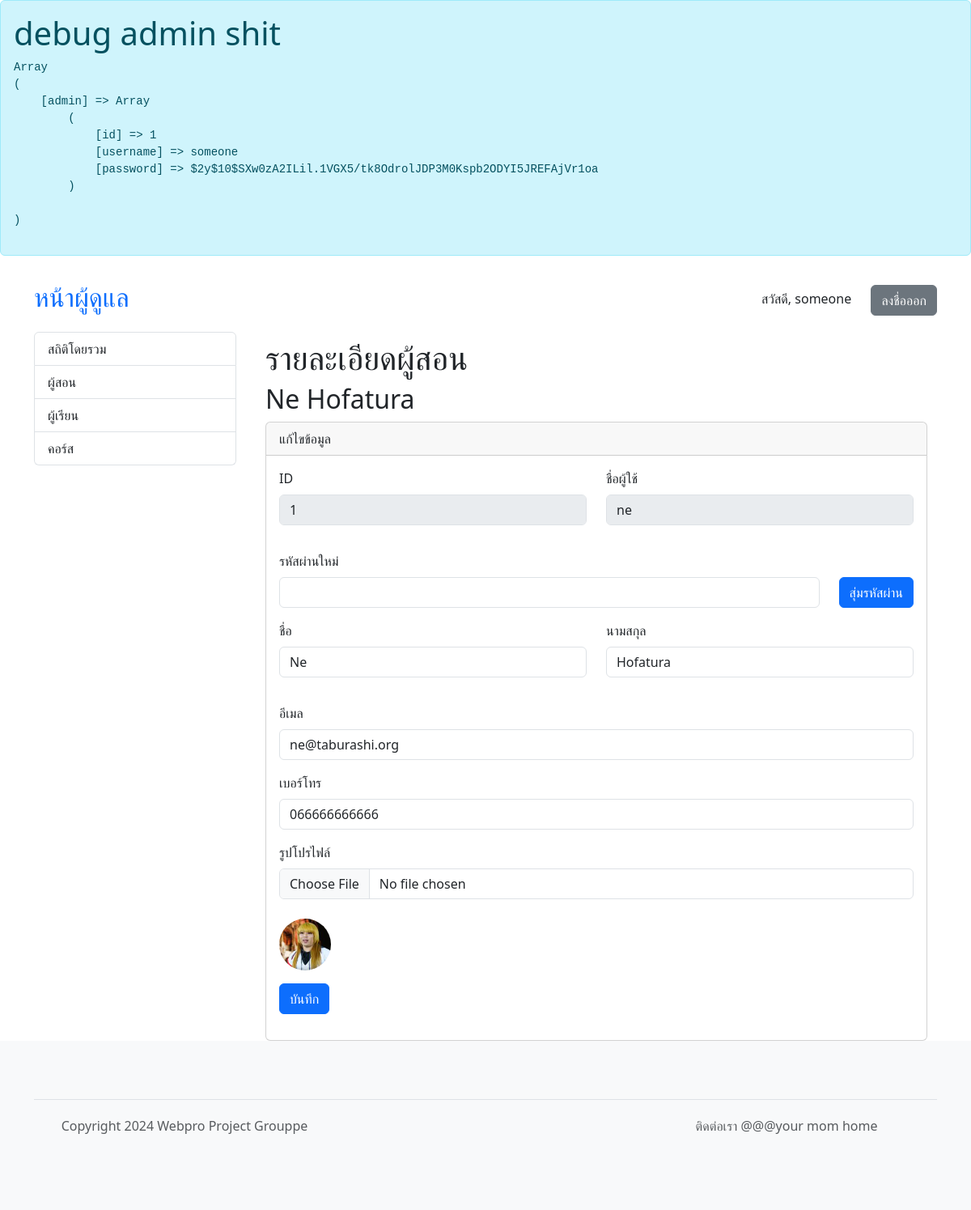
/admin/instructor.php?id=1 (signed in), run on the app's committed database.
### tables this page shows
CREATE TABLE "instructors" (
	"id"	INTEGER,
	"username"	VARCHAR(32) NOT NULL,
	"first_name"	VARCHAR(64) NOT NULL,
	"last_name"	VARCHAR(64) NOT NULL,
	"profile_pic_hash"	CHARACTER(32),
	"password"	CHARACTER(72) NOT NULL,
	"role"	CHARACTER(64),
	"email"	CHARACTER(64),
	"phone"	CHARACTER(16),
	"created_date"	DATETIME,
	PRIMARY KEY("id" AUTOINCREMENT)
);

### core.php (called while the page is built, shortened)
<?php
require 'shopping.php';
require 'common.php';
	class App extends SQLite3 {
			?>
				</form><?php
		function get_object($id, $table) {
			$sql = "SELECT *, first_name || ' ' || last_name AS name FROM $table WHERE id = \"" . $id . "\"";
			$ret = $this->query($sql);
			$row = $ret->fetchArray(SQLITE3_ASSOC);
			$row = prepare_other_data($row, '../');
			return $row;
		}
	}
?>

### common.php (called while the page is built, shortened)
<?php
function prepare_other_data($row, $prefix = "") {
	if (isset($row['profile_pic_hash'])) {
		if ($row['profile_pic_hash'] != "") {
			$row['pfplink'] = $prefix . "avatars/" . $row['profile_pic_hash'] . '.jpg';
			return $row;
		}
	}
	$row['pfplink'] = get_pfplink_from_seed('saltPROJECTGROUPPE' . md5($row['username']));
	return $row;
}
?>

### admin/si_edit.php (the view, shortened to what this page needs)
<?php
$object = null;
if (isset($_GET['id']))
	$object = $db->get_object($_GET['id'], $table);
if ($object != null) {
	$head = $head_1;
	$subhead = "<h2>{$object['name']}</h2>";
	$cardhead = "แก้ไขข้อมูล";
	$required = "";
	$lock = "disabled";
}
?>
<div class="container">
	<h1><?php echo $head ?></h1>
	<?php
		echo $subhead;
	?>
	<div class="card">
		<div class="card-header">
			<?php echo $cardhead ?>
		</div>
		<div class="card-body">
			<form action="<?php echo $logicpage; ?>" method="post" enctype="multipart/form-data">
				<div class="mb-3 row">
					<div class="col mb-3">
						<?php if ($object['id'] != 0) { ?>
						<label for="username" class="form-label <?php echo $required ?>">ID</label>
						<input type="text" class="form-control" id="id" name="id" value="<?php echo $object['id'] ?>" disabled>
						<?php } ?>
					</div>
					<div class="<?php if ($object['id'] != 0) { echo "col"; } else { echo ""; } ?> mb-3">
						<label for="username" class="form-label <?php echo $required ?>">ชื่อผู้ใช้</label>
						<input type="text" class="form-control" id="username" name="username" value="<?php echo $object['username'] ?>" <?php echo $lock ?> >
					</div>
				</div>
				<div class="mb-3">
					<label for="password" class="form-label <?php echo $required ?>">รหัสผ่าน<?php echo $object['id'] == 0 ? "" : "ใหม่"; ?></label>
					<div class="mb-3 row">
						<div class="col">
							<input class="form-control" id="password-input" name="password">
						</div>
						<div class="col-auto">
							<button type="button" onclick="passwordgen()" class="btn btn-primary">สุ่มรหัสผ่าน</button>
						</div>
					</div>
				</div>
				<div class="mb-3 row">
					<div class="col mb-3">
						<label for="first_name" class="form-label <?php echo $required ?>">ชื่อ</label>
						<input type="text" class="form-control" id="first_name" name="first_name" value="<?php echo $object['first_name'] ?>">
					</div>
					<div class="col mb-3">
						<label for="last_name" class="form-label <?php echo $required ?>">นามสกุล</label>
						<input type="text" class="form-control" id="last_name" name="last_name" value="<?php echo $object['last_name'] ?>">
					</div>
				</div>
				<div class="mb-3">
					<label for="email" class="form-label <?php echo $required ?>">อีเมล</label>
					<input type="email" class="form-control" id="email" name="email" value="<?php echo $object['email'] ?>">
				</div>
				<div class="mb-3">
					<label for="phone" class="form-label <?php echo $required ?>">เบอร์โทร</label>
					<input type="text" class="form-control" id="phone" name="phone" value="<?php echo $object['phone'] ?>">
				</div>
				<div class="mb-3">
					<label for="pfplink" class="form-label">รูปโปรไฟล์</label>
					<input type="file" class="form-control mb-4" id="pfpFile" name="pfpfile" accept="image/jpeg">
					<?php if ($object['id'] != 0) { ?>
					<img src="<?php echo $object['pfplink'] ?>" alt="avatar" width="64" height="64" class="rounded-circle me-4">
					<?php } else { ?>
					<input type="hidden" name="new">
					<?php } ?>
				</div>
				<button type="submit" class="btn btn-primary">บันทึก</button>
			</form>
		</div>
	</div>
</div>
<?php
require 'template_footer.php';
?>

### data on the page
instructors: id "1", username "ne", first_name "Ne", last_name "Hofatura", email "ne@taburashi.org", phone "066666666666"

### other printed values
$_SESSION['admin']['username'] "someone"
$value "สถิติโดยรวม"
$value "ผู้สอน"
$value "ผู้เรียน"
$value "คอร์ส"
$object['name'] "Ne Hofatura"
$cardhead "แก้ไขข้อมูล"
